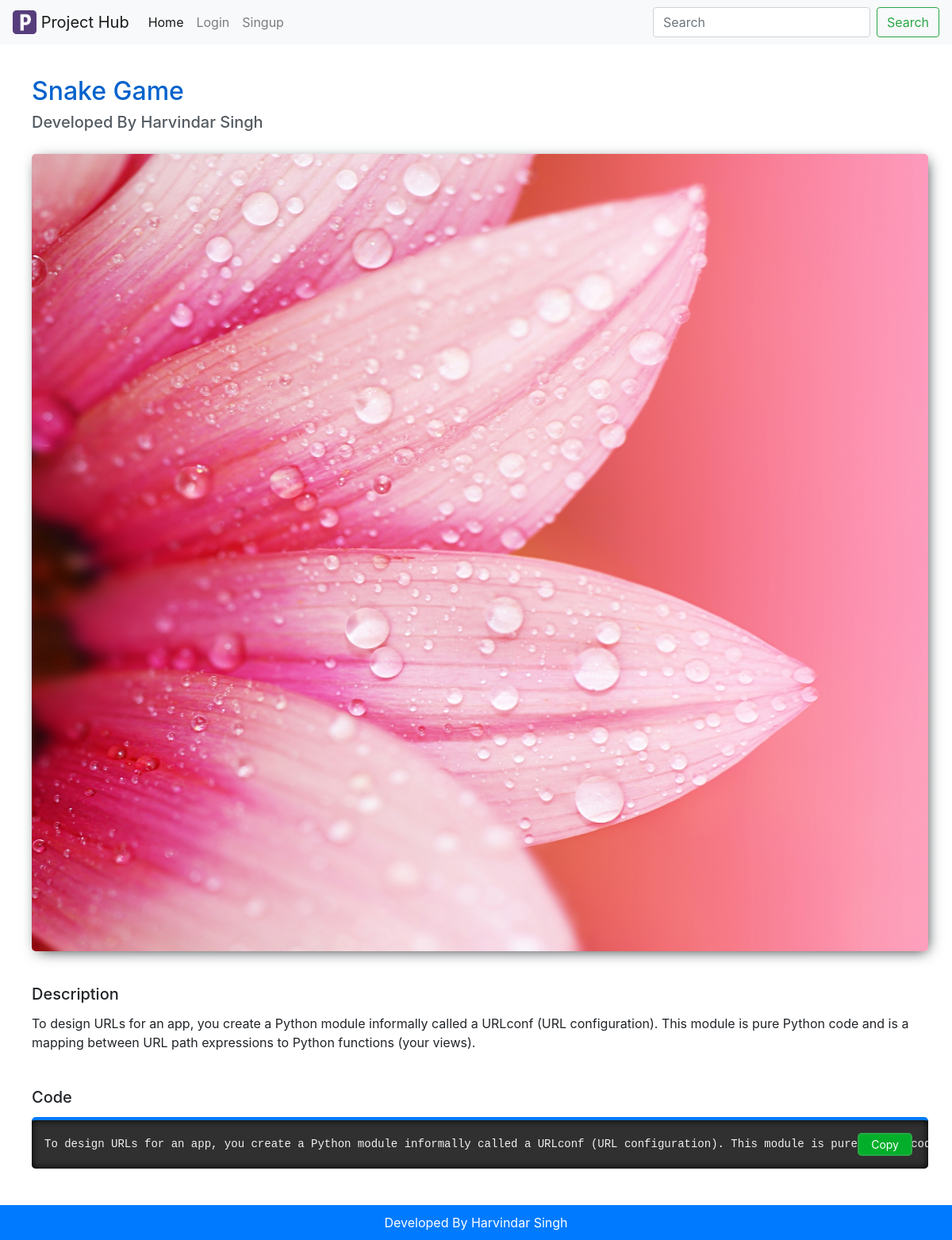
Screenshot of /viewHomeProject/15/ with the database file from the repository.
### phapp/models.py (models this page shows)
class Project(models.Model):
    email = models.EmailField(max_length=254)
    image = models.ImageField(upload_to='pics')
    developerName = models.CharField(max_length = 100)
    name = models.CharField(max_length=100)
    description = models.TextField()
    code = models.TextField()

### phapp/views.py (the view)
# urls.py: path('viewHomeProject/<int:pk>/', views.viewHomeProject, name="viewHomeProject"),
def viewHomeProject(request, pk=None):
    project = Project.objects.get(id=pk)
    return render(request, 'viewHomeProject.html', {'project': project})

### templates/viewHomeProject.html (shortened to what this page needs)
{% extends 'index.html' %}
{% block content %}
    <div class="das-view-projet-containner">
    	<div class="das-view-inner-containner">
	    	<div class="author-info">
	    		<h2>{{project.name}}</h2>
	    		<h5>Developed By {{project.developerName}}</h5>
	    	</div>
	    	<img src="{{project.image.url}}" style="width: 100%;">
	    	<div class="description">
	    		<h5>Description</h5>
	    		<p>{{project.description}}</p>
	    	</div>
	    	<div class="code-section">
	    		<h5>Code</h5>
	    		<div class="copybutton">
		    		<div class="popup" onclick="showmessage()">
		    		  <button onclick="copyTextToClipboard()">Copy</button>
					</div>
	    		</div>
	    		<pre id="projectCode">{{project.code}}</pre>
	    	</div>
    	</div>
    </div>
{% endblock %}

### templates/index.html (shortened to what this page needs)
{% load static %}
<!doctype html>
<html lang="en">
  <head>
    <link rel="stylesheet" href="https://stackpath.bootstrapcdn.com/bootstrap/4.1.0/css/bootstrap.min.css">
    <link rel="stylesheet" type="text/css" href="{% static 'styles.css' %}">
  </head>
  <body>
    <nav class="navbar navbar-expand-lg navbar-light bg-light">
	  <a class="navbar-brand" href="/">
	    <img src="{% static 'images/logo.png' %}" width="30" height="30" class="d-inline-block align-top" alt="">
	    Project Hub
	  </a>
	  <div class="collapse navbar-collapse" id="navbarSupportedContent">
	    <ul class="navbar-nav mr-auto">
	      <li class="nav-item active">
	        <a class="nav-link" href="/">Home <span class="sr-only">(current)</span></a>
	      </li>
	      {% if user.is_authenticated %}
	          <li class="nav-item dropdown">
		        <a class="nav-link dropdown-toggle" href="#" id="navbarDropdown" role="button" data-toggle="dropdown" aria-haspopup="true" aria-expanded="false">
		          {{user.first_name}}
		        </a>
		        <div class="dropdown-menu" aria-labelledby="navbarDropdown">
		          <a class="dropdown-item" href="/Dashboard/">Dashboard</a>
		          <a class="dropdown-item" href="#">Profile</a>
		          <a class="dropdown-item" href="#">Setting</a>
		          <div class="dropdown-divider"></div>
		          <a class="dropdown-item" href="/Logout/">Logout</a>
		        </div>
		      </li>
		  {% else %}
		  	  <li class="nav-item">
		        <a class="nav-link" href="\Login\">Login</a>
		      </li>
		      <li class="nav-item">
		        <a class="nav-link" href="\Singup\">Singup</a>
		      </li>
		  {% endif %}
	    </ul>
	    <form class="form-inline my-2 my-lg-0" method="POST" action="/Search/">
	      <input class="form-control mr-sm-2" type="text" placeholder="Search" name="Search" aria-label="Search">
	      <button class="btn btn-outline-success my-2 my-sm-0" type="submit">Search</button>
	    </form>
	  </div>
	</nav>
	<div class="content">
		<div class="projects">
			{% block content %}
		    {% endblock %}
		</div>
	</div>
	<footer>
		<div class="bottom-section">
			<p>Developed By Harvindar Singh</p>
		</div>
	</footer>
  </body>
</html>

### static/styles.css (style rules this page uses)
.content { width: 100%; min-height: 537px; margin-top: auto; margin-bottom: auto; }
.projects { display: flex; flex-wrap: wrap; margin: 20px 10px 10px 10px; }
footer { margin: 0px; }
footer p { margin: 0px; }
.bottom-section { width: 100%; background-color: #007bff; }
.bottom-section p { text-align: center; padding: 10px; color: white; }
.das-view-projet-containner { width: 100%; height: 100%; background-color: #fff; }
.das-view-inner-containner { padding: 20px; padding-left: 30px; }
.das-view-inner-containner img { margin-bottom: 23px; margin-top: 15px; border-radius: 5px; width: 100%; box-shadow: 3px 4px 17px -5px #1d2124; }
.das-view-projet-containner .author-info h2 { color: #0062cc; }
.das-view-projet-containner .author-info h5 { color: #545b62; }
.das-view-projet-containner .code-section pre { background: #303030; width: 100%; color: #f1f1f1; padding: 20px 16px; border-radius: 5px; border-top: 4px solid #007bff; -moz-box-shadow: inset 0 0 10px #000; box-shadow: inset 0 0 10px #000; }
.das-view-projet-containner .code-section button { background-color: #03af2a; color: white; border-radius: 5px; font-size: 14px; border: 2px solid #28a745; padding: 2px 15px; }
.copybutton { float: right; padding: 20px; margin-bottom: -70px; margin-top: 0px; }
.das-view-projet-containner .description { margin-top: 19px; margin-bottom: 45px; }
.das-view-projet-containner h5 { margin-bottom: 13px; }
.popup { position: relative; display: inline-block; -webkit-user-select: none; -moz-user-select: none; -ms-user-select: none; user-select: none; }

### rows the page displays
Project: name "Snake Game", developerName "Harvindar Singh", image (picture), description "To design URLs for an app, you create a Python module informally called a URLconf (URL configuration). This module is pure Python code and is a mapping between URL path expressions to Python functions (your views).", code "To design URLs for an app, you create a Python module informally called a URLconf (URL configuration). This module is pure…"
